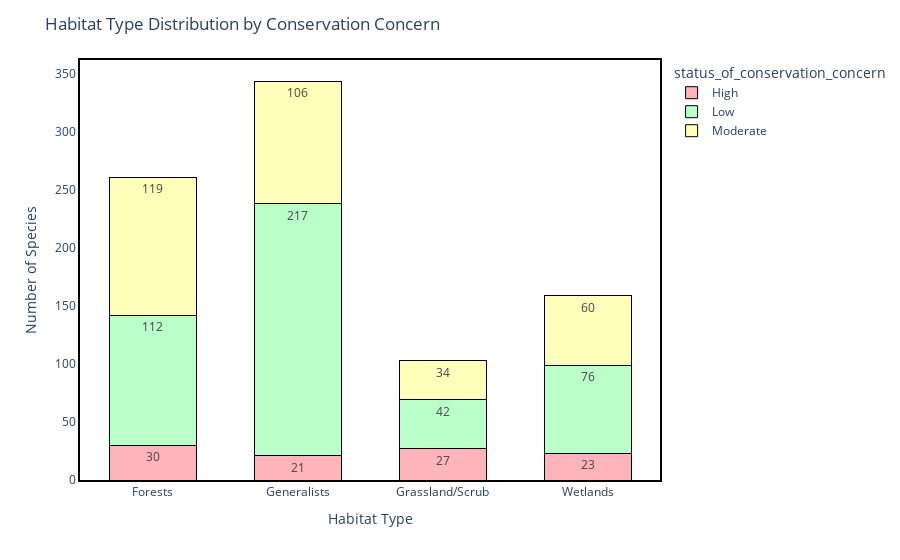

Write notebook code for a chart like this one.
### Markdown cell above
### Habitat Type Distribution

### Code cell
# Count by Habitat Type → Conservation Concern
habitat_counts = birds_df.groupby(["habitat_type", "status_of_conservation_concern"])["bird_name"].count().reset_index()
habitat_counts.rename(columns={"bird_name": "count"}, inplace=True)
# Custom pastel colors
custom_pastel = ["#FFB3BA", "#BAFFC9", "#FFFFBA"]
# Stacked Bar Chart
fig = px.bar(habitat_counts,x="habitat_type",y="count",color="status_of_conservation_concern",text="count",color_discrete_sequence=custom_pastel )
# Add black edges 
fig.update_traces(marker=dict(line=dict(color='black', width=1)),width=0.6 )
fig.update_layout(
    title="Habitat Type Distribution by Conservation Concern",
    xaxis_title="Habitat Type",yaxis_title="Number of Species",paper_bgcolor="white",
    plot_bgcolor="white",barmode="stack",showlegend=True,
    xaxis=dict(showline=True, linewidth=2, linecolor='black', mirror=True),
    yaxis=dict(showline=True, linewidth=2, linecolor='black', mirror=True) )
fig.show()

### Figure 1 — Plotly figure (JSON) as saved in the notebook; plotly's stock layout.template omitted (floating-point values rounded to 4 significant figures)
{"data": [{"hovertemplate": "status_of_conservation_concern=High<br>habitat_type=%{x}<br>count=%{text}<extra></extra>", "legendgroup": "High", "marker": {"color": "#FFB3BA", "line": {"color": "black", "width": 1}, "pattern": {"shape": ""}}, "name": "High", "orientation": "v", "showlegend": true, "text": [30.0, 21.0, 27.0, 23.0], "textposition": "auto", "type": "bar", "width": 0.6, "x": ["Forests", "Generalists", "Grassland/Scrub", "Wetlands"], "xaxis": "x", "y": [30, 21, 27, 23], "yaxis": "y"}, {"hovertemplate": "status_of_conservation_concern=Low<br>habitat_type=%{x}<br>count=%{text}<extra></extra>", "legendgroup": "Low", "marker": {"color": "#BAFFC9", "line": {"color": "black", "width": 1}, "pattern": {"shape": ""}}, "name": "Low", "orientation": "v", "showlegend": true, "text": [112.0, 217.0, 42.0, 76.0], "textposition": "auto", "type": "bar", "width": 0.6, "x": ["Forests", "Generalists", "Grassland/Scrub", "Wetlands"], "xaxis": "x", "y": [112, 217, 42, 76], "yaxis": "y"}, {"hovertemplate": "status_of_conservation_concern=Moderate<br>habitat_type=%{x}<br>count=%{text}<extra></extra>", "legendgroup": "Moderate", "marker": {"color": "#FFFFBA", "line": {"color": "black", "width": 1}, "pattern": {"shape": ""}}, "name": "Moderate", "orientation": "v", "showlegend": true, "text": [119.0, 106.0, 34.0, 60.0], "textposition": "auto", "type": "bar", "width": 0.6, "x": ["Forests", "Generalists", "Grassland/Scrub", "Wetlands"], "xaxis": "x", "y": [119, 106, 34, 60], "yaxis": "y"}], "layout": {"barmode": "stack", "legend": {"title": {"text": "status_of_conservation_concern"}, "tracegroupgap": 0}, "margin": {"t": 60}, "paper_bgcolor": "white", "plot_bgcolor": "white", "showlegend": true, "title": {"text": "Habitat Type Distribution by Conservation Concern"}, "xaxis": {"anchor": "y", "domain": [0, 1], "linecolor": "black", "linewidth": 2, "mirror": true, "showline": true, "title": {"text": "Habitat Type"}}, "yaxis": {"anchor": "x", "domain": [0, 1], "linecolor": "black", "linewidth": 2, "mirror": true, "showline": true, "title": {"text": "Number of Species"}}}}
